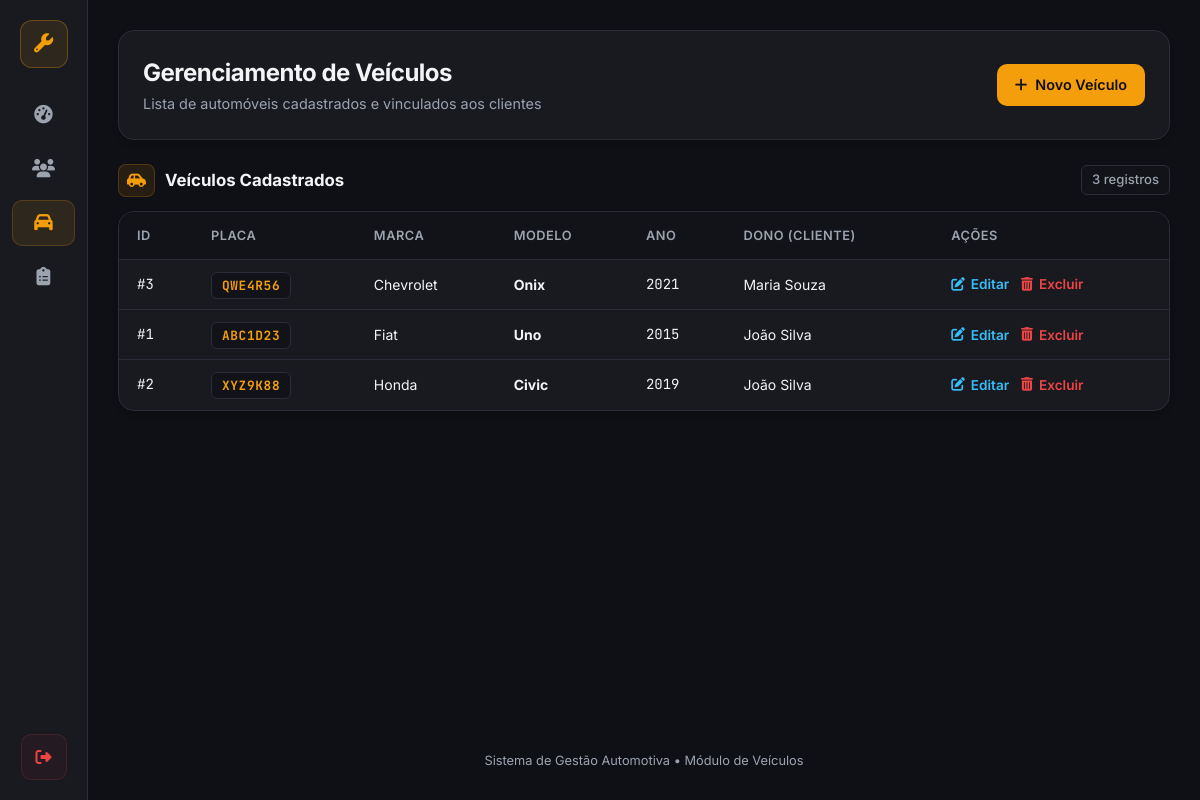
The app's page /veiculos/listar.php (signed in), older data.
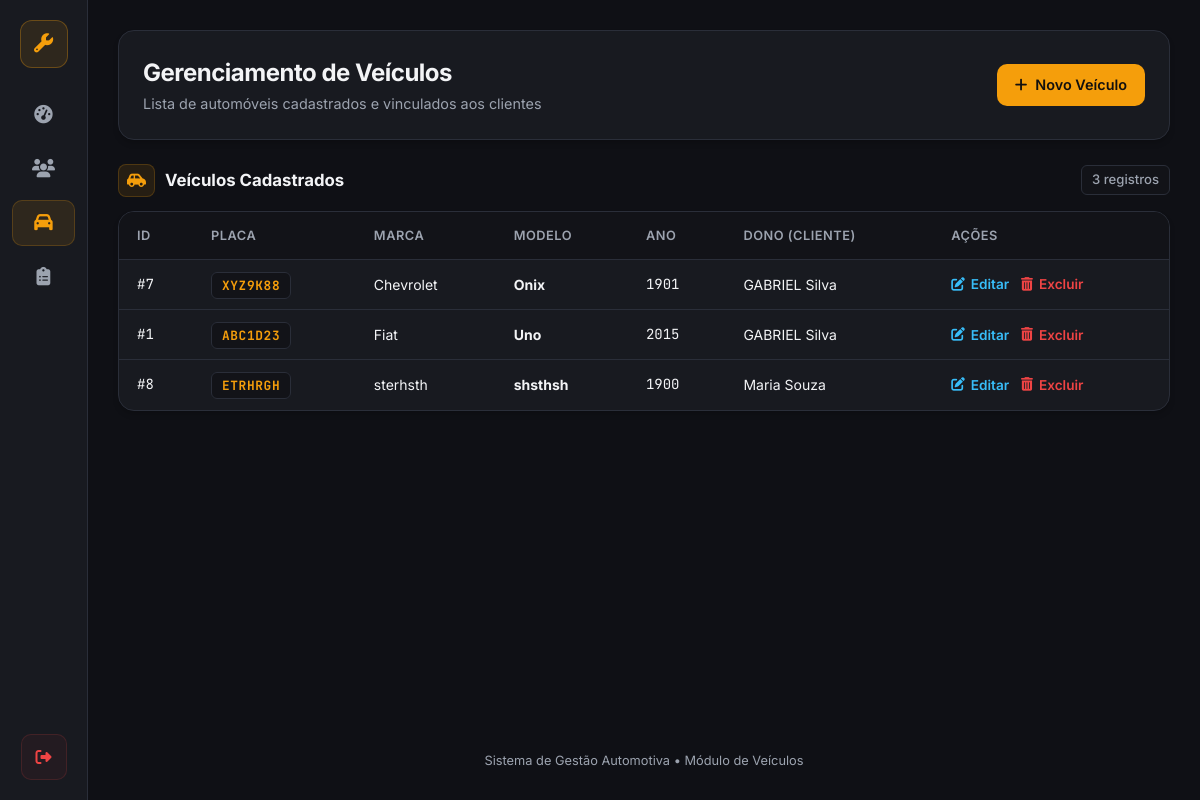
The same page, newer data.
### tables this page shows
CREATE TABLE `veiculos` (
  `id` int(11) NOT NULL AUTO_INCREMENT,
  `cliente_id` int(11) NOT NULL,
  `placa` varchar(10) NOT NULL,
  `marca` varchar(50) NOT NULL,
  `modelo` varchar(50) NOT NULL,
  `ano` int(11) DEFAULT NULL,
  PRIMARY KEY (`id`),
  UNIQUE KEY `placa` (`placa`),
  KEY `cliente_id` (`cliente_id`),
  CONSTRAINT `veiculos_ibfk_1` FOREIGN KEY (`cliente_id`) REFERENCES `clientes` (`id`)
);

CREATE TABLE `clientes` (
  `id` int(11) NOT NULL AUTO_INCREMENT,
  `nome` varchar(100) NOT NULL,
  `telefone` varchar(20) NOT NULL,
  `email` varchar(100) DEFAULT NULL,
  PRIMARY KEY (`id`)
);

### veiculos/listar.php (the view, shortened to what this page needs)
<?php
require_once "../conexao.php";
$sql = "SELECT v.id, v.placa, v.marca, v.modelo, v.ano, c.nome AS dono
        FROM veiculos v
        JOIN clientes c ON v.cliente_id = c.id
        ORDER BY v.marca, v.modelo";
$veiculos = $pdo->query($sql)->fetchAll(PDO::FETCH_ASSOC);
$totalVeiculos = count($veiculos);
?>
<!DOCTYPE html>
<html lang="pt-br">
<head>
    <link rel="stylesheet" href="https://cdnjs.cloudflare.com/ajax/libs/font-awesome/6.5.1/css/all.min.css">
</head>
<body>
<div class="app">
    <aside class="rail">
        <a href="../index.php" class="rail-logo" title="Oficina Mecânica" aria-label="Oficina Mecânica"><i class="fa-solid fa-wrench"></i></a>
        <nav class="rail-nav" aria-label="Navegação principal">
            <a href="../index.php" title="Painel" aria-label="Painel"><i class="fa-solid fa-gauge-high"></i></a>
            <a href="../clientes/listar.php" title="Clientes" aria-label="Clientes"><i class="fa-solid fa-users"></i></a>
            <a href="listar.php" class="active" title="Veículos" aria-label="Veículos" aria-current="page"><i class="fa-solid fa-car"></i></a>
            <a href="../ordens/listar.php" title="Ordens de Serviço" aria-label="Ordens de Serviço"><i class="fa-solid fa-clipboard-list"></i></a>
        </nav>
        <a href="../logout.php" class="rail-out" title="Sair do Sistema" aria-label="Sair"><i class="fa-solid fa-right-from-bracket"></i></a>
    </aside>
    <main class="main">
        <div class="head">
            <div>
                <h1>Gerenciamento de Veículos</h1>
                <p>Lista de automóveis cadastrados e vinculados aos clientes</p>
            </div>
            <a href="cadastrar.php" class="btn-primary">
                <i class="fa-solid fa-plus"></i> Novo Veículo
            </a>
        </div>
        <section>
            <div class="sec-title">
                <i class="fa-solid fa-car-side"></i> Veículos Cadastrados
                <span class="aux"><?= $totalVeiculos ?> registros</span>
            </div>
            <div class="box tbl-wrap">
                <table>
                    <thead>
                        <tr>
                            <th>ID</th>
                            <th>Placa</th>
                            <th>Marca</th>
                            <th>Modelo</th>
                            <th>Ano</th>
                            <th>Dono (Cliente)</th>
                            <th>Ações</th>
                        </tr>
                    </thead>
                    <tbody>
                        <?php if (empty($veiculos)): ?>
                            <tr><td colspan="7" class="vazio">Nenhum veículo cadastrado no momento.</td></tr>
                        <?php else: ?>
                            <?php foreach ($veiculos as $v): ?>
                                <tr>
                                    <td class="mono">#<?= (int)$v['id'] ?></td>
                                    <td><span class="plate"><?= htmlspecialchars($v['placa']) ?></span></td>
                                    <td><?= htmlspecialchars($v['marca']) ?></td>
                                    <td><b><?= htmlspecialchars($v['modelo']) ?></b></td>
                                    <td class="mono"><?= (int)$v['ano'] ?></td>
                                    <td><?= htmlspecialchars($v['dono']) ?></td>
                                    <td>
                                        <div class="actions-cell">
                                            <a href="editar.php?id=<?= $v['id'] ?>" class="action-link action-edit" title="Editar veículo">
                                                <i class="fa-solid fa-pen-to-square"></i> Editar
                                            </a>
                                            <a href="excluir.php?id=<?= $v['id'] ?>" class="action-link action-delete" onclick="return confirm('Tem certeza que deseja excluir este veículo?')" title="Excluir veículo">
                                                <i class="fa-solid fa-trash-can"></i> Excluir
                                            </a>
                                        </div>
                                    </td>
                                </tr>
                            <?php endforeach; ?>
                        <?php endif; ?>
                    </tbody>
                </table>
            </div>
        </section>
        <div class="foot">Sistema de Gestão Automotiva &bull; Módulo de Veículos</div>
    </main>
</div>
</body>
</html>

Row changes from the older to the newer data that the page shows:
removed veiculos: id "3", placa "QWE4R56", marca "Chevrolet", modelo "Onix", ano "2021", cliente.nome "Maria Souza"
removed veiculos: id "2", placa "XYZ9K88", marca "Honda", modelo "Civic", ano "2019", cliente.nome "João Silva"
added veiculos: id "7", placa "XYZ9K88", marca "Chevrolet", modelo "Onix", ano "1901", cliente.nome "GABRIEL Silva"
changed through a linked row, veiculos "Fiat": cliente.nome "João Silva" → "GABRIEL Silva"
added veiculos: id "8", placa "ETRHRGH", marca "sterhsth", modelo "shsthsh", ano "1900", cliente.nome "Maria Souza"
